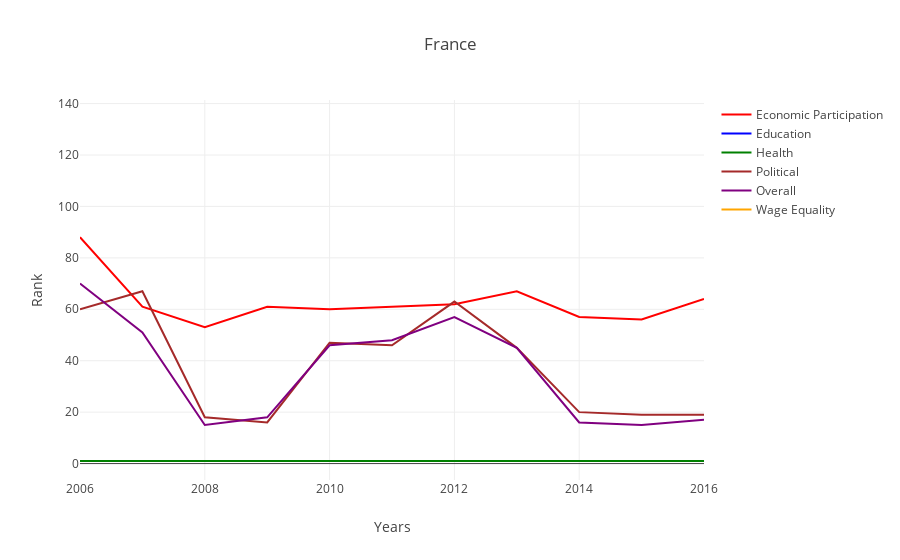
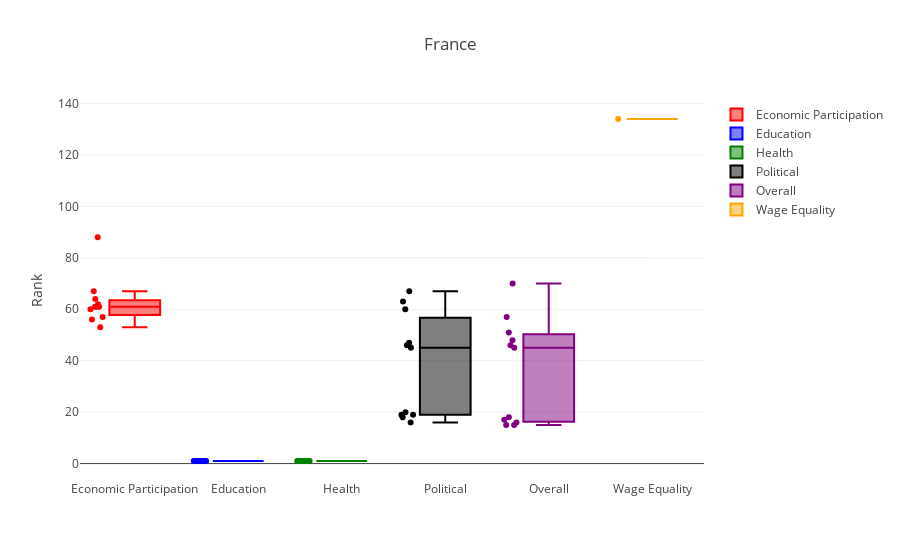

Notebook source saved alongside these figures, in order:
### Markdown cell above
### France

### Code cell
country_scatterplot('France')
country_boxplot('France')

### Figure 1 — Plotly figure (JSON) as saved in the notebook; plotly's stock layout.template omitted (floating-point values rounded to 4 significant figures)
{"data": [{"marker": {"color": "red"}, "mode": "lines", "name": "Economic Participation", "type": "scatter", "x": ["2006", "2007", "2008", "2009", "2010", "2011", "2012", "2013", "2014", "2015", "2016"], "y": [88, 61, 53, 61, 60, 61, 62, 67, 57, 56, 64]}, {"marker": {"color": "blue"}, "mode": "lines", "name": "Education", "type": "scatter", "x": ["2006", "2007", "2008", "2009", "2010", "2011", "2012", "2013", "2014", "2015", "2016"], "y": [1, 1, 1, 1, 1, 1, 1, 1, 1, 1, 1]}, {"marker": {"color": "green"}, "mode": "lines", "name": "Health", "type": "scatter", "x": ["2006", "2007", "2008", "2009", "2010", "2011", "2012", "2013", "2014", "2015", "2016"], "y": [1, 1, 1, 1, 1, 1, 1, 1, 1, 1, 1]}, {"marker": {"color": "brown"}, "mode": "lines", "name": "Political", "type": "scatter", "x": ["2006", "2007", "2008", "2009", "2010", "2011", "2012", "2013", "2014", "2015", "2016"], "y": [60, 67, 18, 16, 47, 46, 63, 45, 20, 19, 19]}, {"marker": {"color": "purple"}, "mode": "lines", "name": "Overall", "type": "scatter", "x": ["2006", "2007", "2008", "2009", "2010", "2011", "2012", "2013", "2014", "2015", "2016"], "y": [70, 51, 15, 18, 46, 48, 57, 45, 16, 15, 17]}, {"marker": {"color": "orange"}, "mode": "lines", "name": "Wage Equality", "type": "scatter", "x": ["2006", "2007", "2008", "2009", "2010", "2011", "2012", "2013", "2014", "2015", "2016"], "y": [null, null, null, null, null, null, null, null, null, null, 134]}], "layout": {"title": "France", "xaxis": {"title": "Years"}, "yaxis": {"title": "Rank"}}}

### Figure 2 — Plotly figure (JSON) as saved in the notebook; plotly's stock layout.template omitted (floating-point values rounded to 4 significant figures)
{"data": [{"boxpoints": "all", "marker": {"color": "red"}, "name": "Economic Participation", "type": "box", "y": [88, 61, 53, 61, 60, 61, 62, 67, 57, 56, 64]}, {"boxpoints": "all", "marker": {"color": "blue"}, "name": "Education", "type": "box", "y": [1, 1, 1, 1, 1, 1, 1, 1, 1, 1, 1]}, {"boxpoints": "all", "marker": {"color": "green"}, "name": "Health", "type": "box", "y": [1, 1, 1, 1, 1, 1, 1, 1, 1, 1, 1]}, {"boxpoints": "all", "marker": {"color": "black"}, "name": "Political", "type": "box", "y": [60, 67, 18, 16, 47, 46, 63, 45, 20, 19, 19]}, {"boxpoints": "all", "marker": {"color": "purple"}, "name": "Overall", "type": "box", "y": [70, 51, 15, 18, 46, 48, 57, 45, 16, 15, 17]}, {"boxpoints": "all", "marker": {"color": "orange"}, "name": "Wage Equality", "type": "box", "y": [null, null, null, null, null, null, null, null, null, null, 134]}], "layout": {"title": "France", "yaxis": {"title": "Rank"}}}
